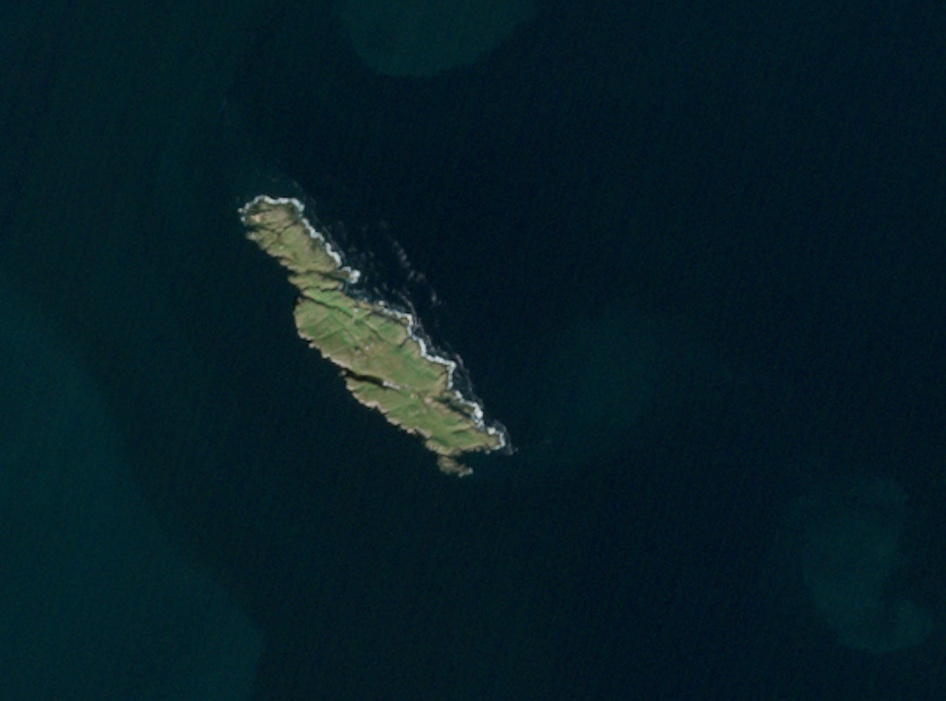
#> input picture week 3/images/2024-09-25-00_00_2024-09-25-23_59_Sentinel-2_L2A_True_color.jpg, 946 x 701 px
$ jupyter execute --allow-errors 'Introduction to image operations.ipynb'   (shell and % lines are left out)
#> lines starting #> are read from the running program, lines starting #| are printed output that depends on the picture; after the words box and inside, x2 and y2 are one past the last pixel; in counts of white or black regions, pixels touching at a corner belong together
# Worked examples for image manipulation in python

We use the modules rasterio, skimage and sklearn here which may not be standard - if you don't have those installed then you will need to do so - either:
```
!conda install rasterio
or
!pip install rasterio
```
And so on.

(Note all images here are credited to - Copernicus Sentinel data 2024, CC BY 3.0 IG.)

This notebook contains working for the examples shown in the notes of the course, both for the simpler image operations, and the longer worked examples specifically working with geospatial images. The explanations throughout this code are relatively minimal and intended as a useful guide and example code for those already reasonably familiar with coding in python. If you are newer to python these examples may hopefully still be instructive, but may require more work to understand.

## Brightness adjustment

We can load in our first example image and adjust the brightness.

[cell 1]
# First import required modules:
import skimage
import matplotlib.pyplot as plt
import skimage.io as io
import numpy as np

[cell 2]
# Read in our first image - a Sentinel 2 satellite image but saved as a normal jpg
img1 = io.imread('images/2024-09-25-00_00_2024-09-25-23_59_Sentinel-2_L2A_True_color.jpg')
#> img1 is the input picture: shape (701, 946, 3); mean R, G, B 6.6, 29, 36.8

# Then show it using Matplotlib. This is a very simple way to display an image.

# The following line creates a new figure object or activates an existing figure with
# the identifier 0. The `plt.figure` function can take several parameters, such as the
# figure number, size, and resolution, but here it is simply creating or referencing
# figure number 0.
fig0 = plt.figure(0)

# Next, we add a subplot to the figure. The `add_subplot` method is used to create a
# grid of subplots within the figure. The argument `111` specifies a grid with 1 row,
# 1 column, and the subplot being the first (and only) one in this grid.
# This effectively means that the entire figure will be occupied by this single subplot.
ax = fig0.add_subplot(111)

# Finally, this line displays the image stored in img1 within the subplot. The `imshow`
# function is used to display an image on the axes. It takes the image array as an
# argument and renders it in the subplot. This function can also accept various
# parameters to control aspects like colormap, normalization, and interpolation, but in
# this case, it is simply displaying the image as is.
ax.imshow(img1)

# NOTE: originally the code was written as below, but this method is being deprecated
# and so the above method is now recommended.
# io.imshow(img1)

# The `plt.show()` function is used to display the figure. This function is necessary to
# render the figure on the screen. Without it, the figure would not be displayed.
plt.show()

[cell 3]
# Separate the RGB channels
#
# The array img1 is a three-dimensional array where the first two dimensions correspond
# to the pixel coordinates (height and width of the image), and the third dimension
# corresponds to the color channels. In a typical RGB image, the third dimension has
# three layers:
#   - the first layer (index 0) represents the red channel
#   - the second layer (index 1) represents the green channel
#   - the third layer (index 2) represents the blue channel
R, G, B = img1[:,:,0], img1[:,:,1], img1[:,:,2]

# Apply the brightness adjustment formulas
#
#   R = max(255, 2.5 * R)
#   G = max(255, 2.5 * G)
#   B = max(255, 2.5 * B)
#
# The operation 2.5 * R multiplies each pixel value in the red channel by 2.5. This
# increases the intensity of the red color in the image.
# However, multiplying by 2.5 can result in values that exceed the maximum allowable
# pixel value of 255. To handle this, the `np.clip` function is used.
# This function takes three arguments:
#   - the array to be clipped
#   - the minimum value
#   - the maximum value
#
# It ensures that all values in the array are within the specified range. In this case,
# `np.clip(2.5 * R, 0, 255)` ensures that all pixel values in the red channel are
# between 0 and 255.
R = np.clip((2.5 * R), 0, 255)
G = np.clip((2.5 * G), 0, 255)
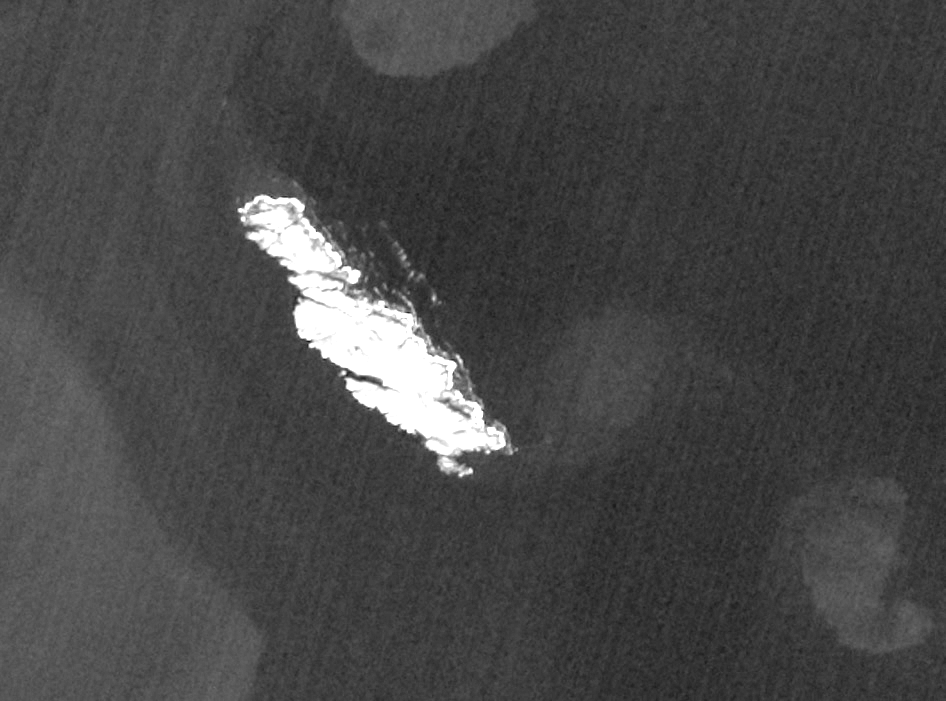
#> G: shape (701, 946) float64; min 20, max 255, mean 71
B = np.clip((2.5 * B), 0, 255)
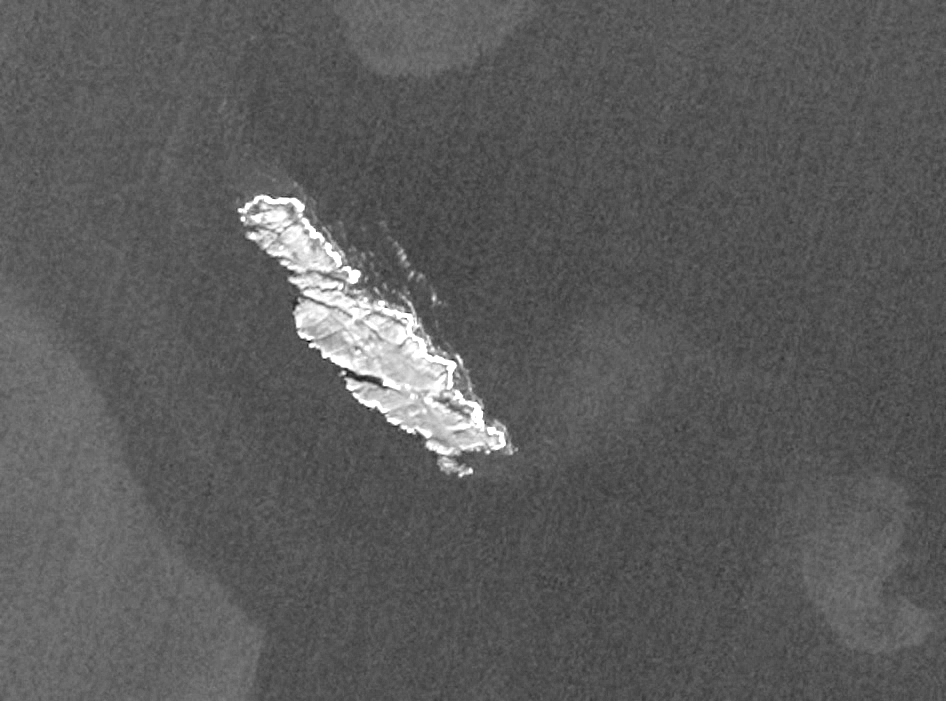
#> B: shape (701, 946) float64; min 5, max 255, mean 91.7

# Convert back to integer data type
R = R.astype(np.uint8)
G = G.astype(np.uint8)
B = B.astype(np.uint8)

# Combine the channels back
adjusted_img = np.stack([R, G, B], axis=2)

# Show both images:

# As before, we create a new figure object and add a subplot to it.
fig1 = plt.figure(1)
ax = fig1.add_subplot(111)

# The next two lines remove the x-axis and y-axis tick marks from the subplot. This is
# often done to create a cleaner visual presentation, especially when displaying images
# where axis ticks are not necessary.
ax.set_xticks([])
ax.set_yticks([])

# The `set_title` method is used to set the title of the subplot. This title will be
# displayed above the image when it is rendered.
ax.set_title("Adjusted Image")

# Finally, the adjusted image is displayed in the subplot using the `imshow` function.
ax.imshow(adjusted_img)

# Repeat the process for the original image so we can compare them side by side.
fig2 = plt.figure(2)
ax2 = fig2.add_subplot(111)
ax2.set_xticks([])
ax2.set_yticks([])
ax2.set_title("Original Image")
ax2.imshow(img1)

# We need to remember to call `plt.show()` to display the figures.
plt.show()

## Contrast adjustment

We can adjust our image again using the contrast adjustment formula from the notes:

[cell 4]
# Set parameter a value:
a = 1.8

# Separate the RGB channels
R, G, B = img1[:,:,0], img1[:,:,1], img1[:,:,2]

# Apply the contrast adjustment formulas, this will make the light areas lighter and the
# dark areas darker.
#
# $a * (channel - 128.0) + 128.0$
#
# This is applied to each channel respectively. We again use the `np.clip` function to
# ensure that the pixel values remain within the valid range of 0 to 255.
R = np.clip((a * (R - 128.0) + 128.0), 0, 255)
G = np.clip((a * (G - 128.0) + 128.0), 0, 255)
B = np.clip((a * (B - 128.0) + 128.0), 0, 255)

# Convert back to integer data type
R = R.astype(np.uint8)
G = G.astype(np.uint8)
B = B.astype(np.uint8)

# Combine the channels back
adjusted_img = np.stack([R, G, B], axis=2)
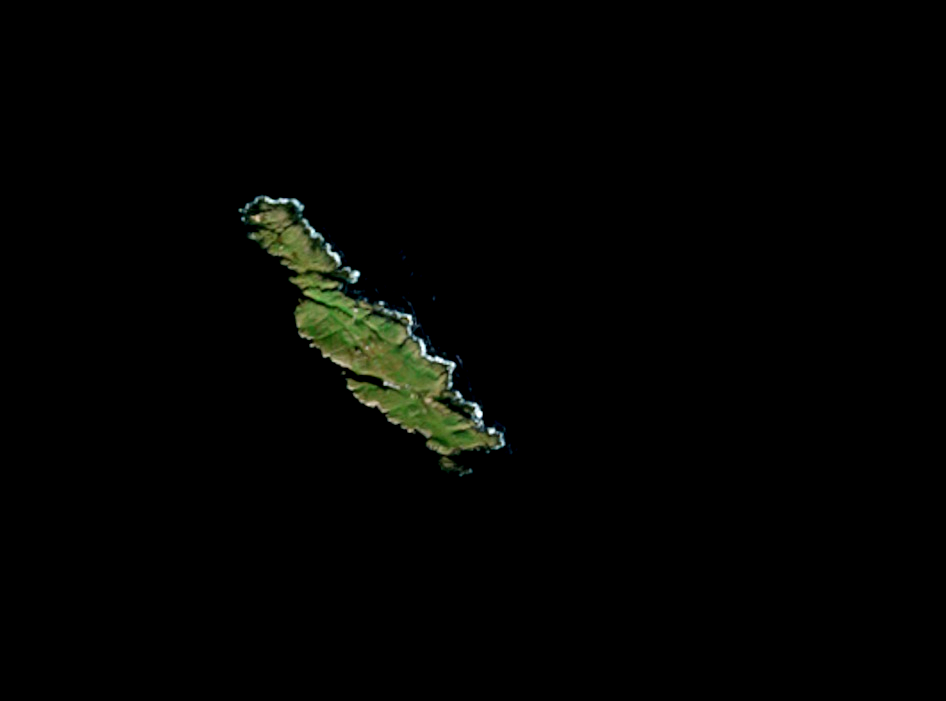
#> adjusted_img: shape (701, 946, 3); mean of channels 0, 1, 2 2.8, 3.5, 2; drawn as R, G, B

# Show both images:
fig1 = plt.figure(1)
ax = fig1.add_subplot(111)
ax.set_xticks([])
ax.set_yticks([])
ax.set_title("Adjusted Image")
ax.imshow(adjusted_img)

fig2 = plt.figure(2)
ax2 = fig2.add_subplot(111)
ax2.set_xticks([])
ax2.set_yticks([])
ax2.set_title("Original Image")
ax2.imshow(img1)

plt.show()

## Image histograms

We can produce a plot with the histogram of our image. Firstly looking at the full colour image and producing a histogram for each of the RGB channels.

[cell 5]
from skimage import exposure

# Separate the RGB channels
R, G, B = img1[:,:,0], img1[:,:,1], img1[:,:,2]

# Create a figure for displaying histograms
# The `plt.subplots` function is used to create a figure and a set of subplots. The
# function takes several arguments, such as the number of rows and columns of subplots,
# the size of the figure, and whether the subplots should share the y-axis.
fig, axes = plt.subplots(1, 3, figsize=(15, 5), sharey=True)

colors = ['red', 'green', 'blue']
channels = [R, G, B]

# Plot histograms for each channel
for ax, channel, color in zip(axes, channels, colors):
    # The `exposure.histogram` function computes the histogram of an image. It takes the
    # image array as input and returns two arrays: the histogram values and the bin
    # edges. The histogram values represent the frequency of pixel values in the image,
    # while the bin edges represent the pixel values at which the histogram is computed.
    hist, bins = exposure.histogram(channel)

    # The `ax.bar` function is used to create a bar plot in the subplot. It takes the bin
    # edges and histogram values as arguments, along with other parameters like color,
    # width, and alignment. In this case, we are creating a simple bar plot with the
    # default settings.
    ax.bar(bins, hist, color=color)

    # The `ax.set_xlim` function is used to set the limits of the x-axis in the subplot.
    # This is often done to ensure that the plot is displayed correctly and that the
    # data is clearly visible.
    ax.set_xlim(0, 255)

    # The `ax.set_title` function is used to set the title of the subplot. This title will
    # be displayed above the histogram when it is rendered.
    ax.set_title(f'{color.capitalize()} channel')
#> this loop made 3 passes
#> color on passes 1 to 3: 'red', 'green', 'blue'

# The `plt.tight_layout` function is used to automatically adjust the spacing between
# subplots. This function ensures that the subplots are displayed correctly and that
# there is no overlap between them.
plt.tight_layout()

plt.show()
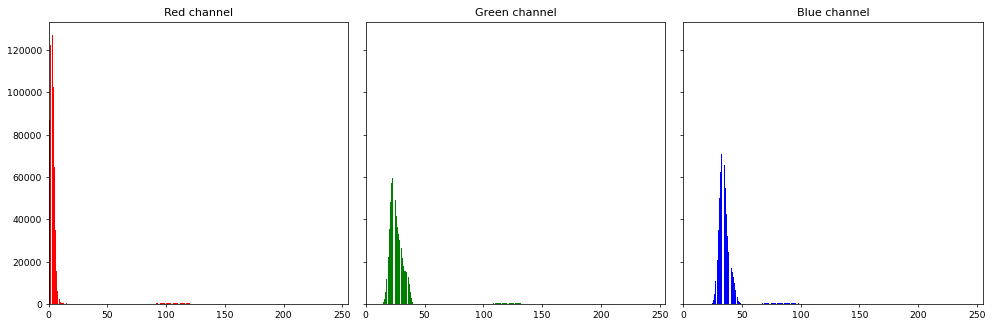
#> figure drawn by matplotlib, 3 panels; panel 1: tallest bar 127095 high, from x = 2.6 to 3.4

We can also convert our image to greyscale using one of the functions within Scikit-image and then produce the histogram for the single greyscale channel:

[cell 6]
from skimage import color, exposure

# Convert the image to grayscale
grayscale_image = color.rgb2gray(img1)*255

gray = grayscale_image.astype(np.uint8)

# Calculate histogram
hist, bins = exposure.histogram(grayscale_image,nbins=300)
#> hist = 300 values, max 66460 at index 18, min 0 at index 1, mean 2210.5; bins = 300 values from 6.23 to 221.7

# Plot the histogram
plt.figure(figsize=(8, 6))
plt.bar(bins, hist, color='gray')
plt.title('Grayscale Image Histogram')
plt.xlabel('Pixel Intensity')
plt.ylabel('Frequency')
plt.xlim(0, 255)
plt.show()
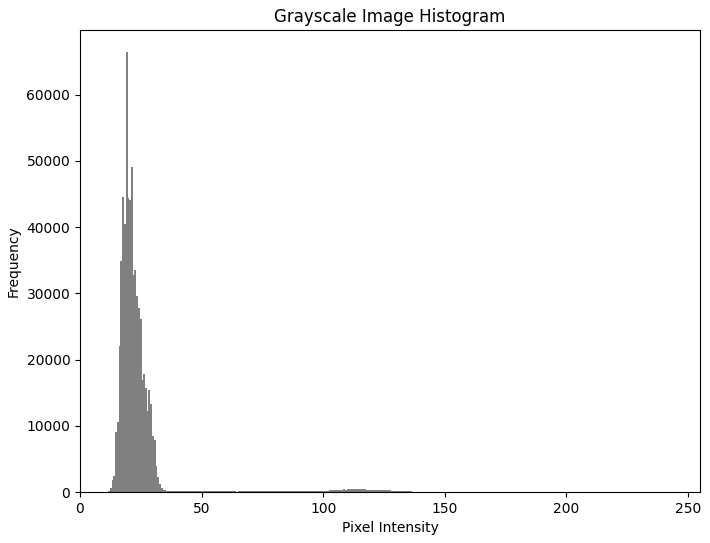
#> figure drawn by matplotlib, 1 panel; tallest bar 66460 high, from x = 18.8 to 19.6

## Convert an image to greyscale and show it

Here we just convert the image to greyscale and plot it

[cell 7]
# Convert the image to grayscale
grayscale_image = color.rgb2gray(img1)*255

gray = grayscale_image.astype(np.uint8)

# Show the image removing axis labels
fig1 = plt.figure(1)
ax = fig1.add_subplot(111)
ax.set_xticks([])
ax.set_yticks([])

ax.imshow(gray,cmap='gray')
plt.show()

## Using an edge filter

Here we take the greyscale image we just produced and apply an edge filter

[cell 8]
from skimage import feature

# Use a canny edge filter to get the edges
edges1 = feature.canny(gray)
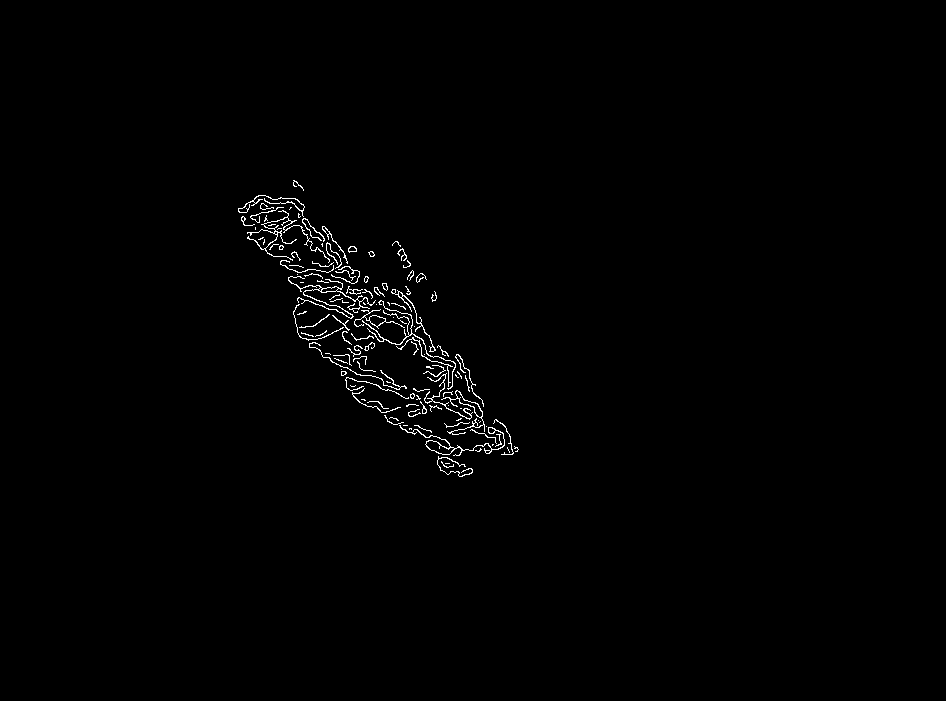
#> edges1: shape (701, 946) bool; 0.81% white in thin lines or dots, all inside (x1, y1, x2, y2) = (238, 180, 519, 477)

# Plot the edge map
fig1 = plt.figure(1)
ax = fig1.add_subplot(111)
ax.set_xticks([])
ax.set_yticks([])

# The `cmap` parameter is used to specify the colormap to be used when displaying the
# image. In this case, we are using the 'gray' colormap, which displays the image in
# grayscale.
ax.imshow(edges1, cmap='gray')

plt.show()

## Blurring an image

Last in this section we show the use of a Gaussian blur on the colour version of the same image:

[cell 9]
from skimage import filters

# Apply the Gaussian filter to blur the image:
# The `filters.gaussian` function applies a Gaussian filter to the image. It takes the
# image array as input and returns the filtered image. The `sigma` parameter specifies
# the standard deviation of the Gaussian kernel, which controls the amount of blurring.
# Larger values of `sigma` result in more blurring. The `channel_axis` parameter specifies
# the axis along which the filter is applied. A value of -1 indicates that the filter is
# applied to the last axis, which corresponds to the color channels in an RGB image.
filt = filters.gaussian(img1, sigma=5, channel_axis=-1)

# Show the blurred image:
fig1 = plt.figure(1)
ax = fig1.add_subplot(111)
ax.set_xticks([])
ax.set_yticks([])
ax.imshow(filt)
plt.show()

----

# Here is the code to work through the examples discussed in the examples section of the course.

## Example 1:  Using a threshold - finding a cloud mask.

For this example we will convert an image containing clouds to greyscale, and then try using a threshold to determine which pixels are cloud within the image.

[cell 10]
#First load in the modules scikit-image, matplotlib:
import skimage
import matplotlib.pyplot as plt
import rasterio
import numpy as np

#> (a cell that did not finish here is left out)

#> (a cell that did not finish here is left out)

[cell 13]
from skimage import io, color, exposure

# Convert the image to grayscale
#> (the rest of this cell did not finish here and is left out)

[cell 14]
# Show the greyscale image:
plt.imshow(gray,cmap='gray')
plt.show()

[cell 15]
# Threshold the greyscale image:
# The `>` operator is used to compare the pixel values in the grayscale image with a
# threshold value. In this case, we are using a threshold value of 120. The comparison
# operation returns a boolean array where `True` indicates that the pixel value is greater
# than 120, and `False` indicates that it is less than or equal to 120.
#
# This is an example of using matrix operations to perform thresholding on a numpy array,
# which is much more efficient than looping over each pixel individually.
cloud = gray > 120
#> cloud: shape (701, 946) bool; 0.93% white; 99 white regions (55 under 20 px), largest, box (x1, y1, x2, y2) and area: (304, 290, 370, 346) 834, (323, 352, 412, 391) 550, (404, 339, 456, 380) 431

# Show the thresholded image:
plt.imshow(cloud,cmap='gray')
plt.show()

We can maybe do slightly better by considering thresholds in the RGB channels directly rather than just on the combination of them in a greyscale single channel. Recall that white clouds will have to be high in all three channels, which distinguiushes them from lighter pixels of a distinctly different colour which may be low in one of the three colour channels.

[cell 16]
# The image is mostly green so we should be stricter with the green threshold than the others:
cloudR = R > 100
#> cloudR: shape (701, 946) bool; 1.9% white; 37 white regions (17 under 20 px), largest, box (x1, y1, x2, y2) and area: (303, 289, 505, 449) 7837, (250, 209, 334, 273) 1920, (296, 301, 330, 328) 581
cloudG = G > 150
#> cloudG: shape (701, 946) bool; 0.15% white; 53 white regions (41 under 20 px), largest, box (x1, y1, x2, y2) and area: (419, 339, 455, 373) 192, (327, 244, 340, 263) 80, (470, 403, 482, 418) 76
cloudB = B > 100
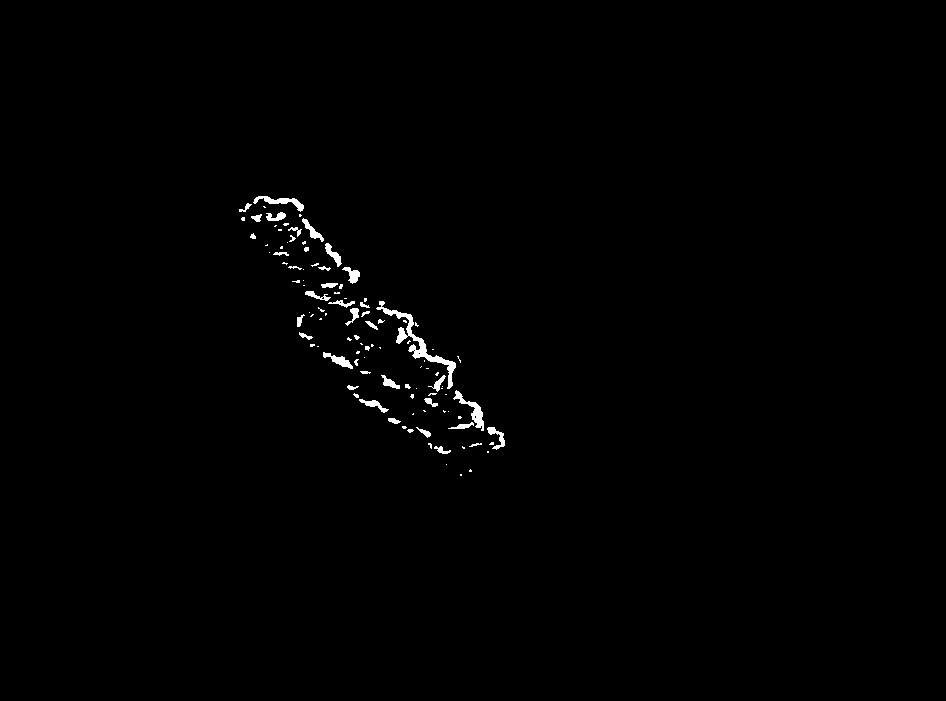
#> cloudB: shape (701, 946) bool; 0.69% white; 107 white regions (67 under 20 px), largest, box (x1, y1, x2, y2) and area: (376, 301, 456, 389) 903, (453, 390, 484, 431) 329, (253, 196, 304, 212) 272

#Combine the three thresholded masks for each channel into one mask:
cloud = np.logical_and(cloudR,cloudG,cloudB)

# Show the image:
plt.imshow(cloud,cmap='gray')
plt.show()
